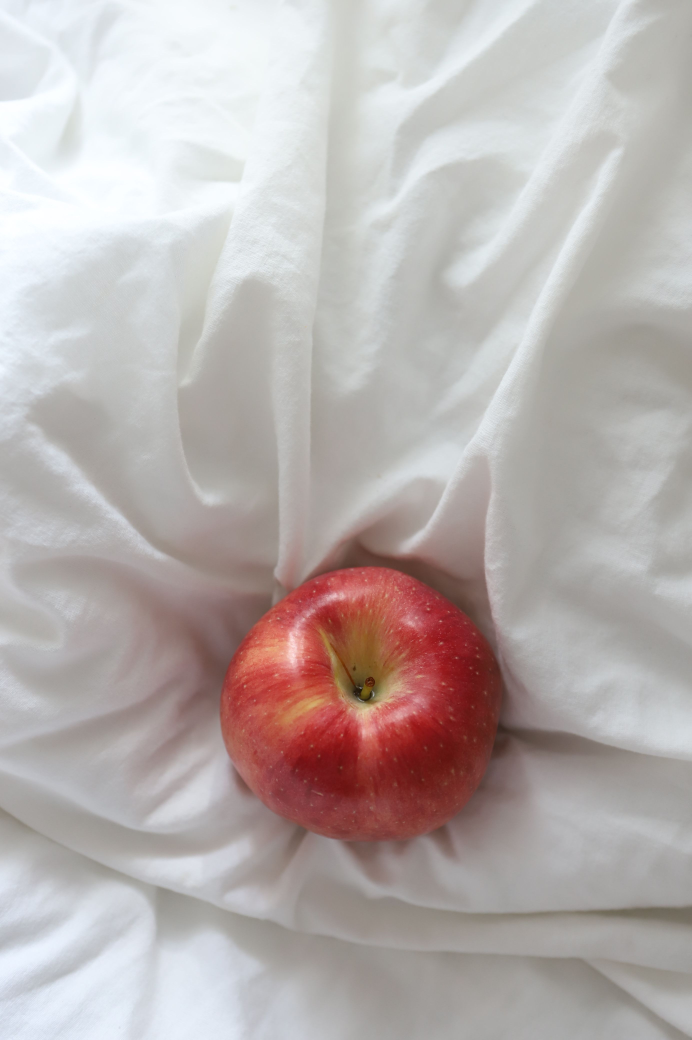
#> input picture Day14/apple.jpg, 2768 x 4160 px (shown at 1/4 size)
$ python day14.py
#> lines starting #> are read from the running program, lines starting #| are printed output that depends on the picture
from PIL import Image
import numpy as np
import matplotlib.pyplot as plt

image = Image.open('apple.jpg')
#> image is the input picture: PIL image 2768x4160 RGB; mean R, G, B 184.4, 175.8, 174.3

image = image.convert("RGB")

image = image.resize((256, 256))
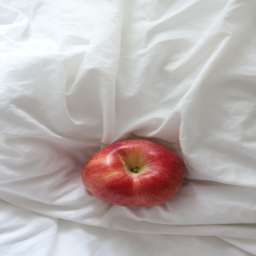
#> image: PIL image 256x256 RGB; mean R, G, B 184.4, 175.8, 174.3

image_array = np.array(image)

image_array = image_array / 255.0

print(image_array.shape)
#| (256, 256, 3)

plt.imshow(image_array)
plt.axis
plt.show()
